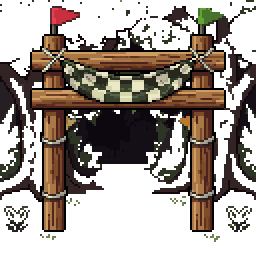
#> input picture kit/wk_r01/bg/arch/00.png, 128 x 128 px, found by its file name (shown 2 times larger)
$ python r38.py
#> lines starting #> are read from the running program, lines starting #| are printed output that depends on the picture
### kit/fork_race2/hook.py
"""Standard Code Name hook band (Bennett: the hook makes or breaks the video).
usage:
    import sys; sys.path.insert(0, '<scratchpad>/pixellab/safezone'); from hook import hook_layer
    HOOK, HOOK_BOTTOM = hook_layer(['WHICH JAR IS', "CYRUS'S?"], accent=1, color=(255,214,60))
    frame.alpha_composite(HOOK)      # draw LAST (on top of everything) every frame
    # put content below HOOK_BOTTOM (typically ~450-470) and above y=1500
lines: 1-2 short lines of the original hook. accent: index of the line drawn in `color` (others white), or None.
sub: optional small secondary line (>=34px), drawn under the main lines.
"""
from PIL import Image, ImageDraw, ImageFont
import os
FONT = os.path.join(os.path.dirname(__file__), '../../npmfont/ps/package/files/PressStart2P.ttf')
W, H = 1080, 1920
X0, X1, Y0 = 70, 1025, 262
def _fit(lines, maxw, hi=80, lo=48):
#> called with maxw = 915, hi = 80, lo = 48
    for s in range(hi, lo - 1, -2):
        f = ImageFont.truetype(FONT, s); d = ImageDraw.Draw(Image.new('L', (1, 1)))
        if all(d.textlength(l, font=f) + 2 * 9 <= maxw for l in lines): return f, s
    return ImageFont.truetype(FONT, lo), lo
# [20 lines left out: function hook_layer, not called in this run]
# [4 lines that do not run on import are left out]

### kit/fork_rc1/hook2.py
"""hook_layer with the comment prompt as a real second line of the band, at least 44px (RECUT_BRIEF rule).
Same look as safezone/hook.py; sub line is 44-52px, white, thinner stroke, separated by a thin divider."""
import sys, os
sys.path.insert(0, '/tmp/claude-0/-home-claude/3d9a853e-960c-501e-b487-63abffb4f487/scratchpad/pixellab/safezone')
from hook import _fit, FONT, W, H, X0, X1, Y0
from PIL import Image, ImageDraw, ImageFont
def hook_layer2(lines, accent=None, color=(255, 214, 60), sub=None, sub_color=(240, 240, 240), border=None, sub_max=52):
    lines = [l.upper() for l in lines][:2]
    f, s = _fit(lines, X1 - X0 - 40)
    gap = int(s * 0.38); pad = 26
    h = len(lines) * s + (len(lines) - 1) * gap + 2 * pad
    if sub:
        fs, ss = _fit([sub], X1 - X0 - 40, sub_max, 44)
        d0 = ImageDraw.Draw(Image.new('L', (1, 1)))
        assert d0.textlength(sub, font=fs) + 12 <= X1 - X0 - 30, ('sub too long for 44px', sub)
        h += ss + 34
    L = Image.new('RGBA', (W, H), (0, 0, 0, 0)); d = ImageDraw.Draw(L)
#> after `L = Image.new('RGBA', (W, H), (0, 0, 0, 0))`: L: PIL image 1080x1920 RGBA; every value is 0
    d.rounded_rectangle([X0, Y0, X1, Y0 + h], 22, fill=(14, 10, 24, 232), outline=border or color, width=6)
    y = Y0 + pad
    for i, l in enumerate(lines):
        c = color if accent == i else (255, 255, 255)
        w = d.textlength(l, font=f)
        d.text(((X0 + X1) / 2 - w / 2, y), l, font=f, fill=c, stroke_width=9, stroke_fill=(10, 6, 18))
        y += s + gap
#> this loop made 2 passes
#> w on passes 1 to 2: 806.5, 576.5
#> after the loop, y = 508
    if sub:
        y = y - gap + 14
#> y = 492
        d.line([(X0 + 60, y), (X1 - 60, y)], fill=(color if border is None else border)[:3] + (120,), width=3)
        y += 18
#> y = 510
        w = d.textlength(sub, font=fs)
#> w = 571.3
        d.text(((X0 + X1) / 2 - w / 2, y), sub, font=fs, fill=sub_color, stroke_width=6, stroke_fill=(10, 6, 18))
    return L, Y0 + h
# [3 lines that do not run on import are left out]

### kit/fork1/common.py
import os, glob, math, json, subprocess, random
from PIL import Image, ImageDraw, ImageFont, ImageEnhance, ImageFilter
SP = '/tmp/claude-0/-home-claude/3d9a853e-960c-501e-b487-63abffb4f487/scratchpad/'
FONT = SP + 'npmfont/ps/package/files/PressStart2P.ttf'; A = SP + 'pause/assets/'; PL = SP + 'pixellab/'
W, H, FPS = 1080, 1920, 30
_fc = {}
def F(s):
    if s not in _fc: _fc[s] = ImageFont.truetype(FONT, s)
    return _fc[s]
def crop(im): return im.crop(im.getbbox())
def up(im, k): return im.resize((max(1, int(im.width * k)), max(1, int(im.height * k))), Image.NEAREST)
def layer(img, fn):
    L = Image.new('RGBA', img.size, (0, 0, 0, 0)); fn(ImageDraw.Draw(L)); img.alpha_composite(L)
def ctext(d, x, y, t, f, fill=(255, 255, 255), sw=6, a=255, sc=(20, 15, 35)):
    w = d.textlength(t, font=f); d.text((x - w / 2, y), t, font=f, fill=tuple(fill[:3]) + (a,), stroke_width=sw, stroke_fill=tuple(sc[:3]) + (a,))
# [18 lines left out: functions text_layer, gif_frames, not called in this run]
IDLE_FILE = {'joy': 'idle_0.gif', 'cyrus': 'idle_1.gif', 'ray': 'idle_2.gif', 'cleo': 'idle_3.gif', 'hollow': 'idle_9.gif'}
# [4 lines left out: function idle, not called in this run]
VIC = {'joy': 'vic_Victory_Pose.gif', 'cyrus': 'vic_VictoryPose_1_2f3491a2-9eb4-4ed3-a96d-f50d84bb993a.gif', 'cleo': 'vic_victoryPose.gif', 'ray': 'vic_victoryPose_1.gif', 'hollow': 'hollow-victory.gif'}
def vic(g, h): return gif_frames(A + VIC[g], h=h)
def seq(d, k=2, lo=1, hi=None):
    fs = sorted(glob.glob(d + '/*.png'))[lo:hi]
    return [up(Image.open(p).convert('RGBA'), k) for p in fs]
GUMK = ['mush', 'acv', 'mel', 'cre', 'gold']
def gummy(kind, k=2): return up(Image.open(PL + f'gummies/pick_{kind}.png').convert('RGBA'), k)
# [10 lines left out: function bg_frames, not called in this run]
class Writer:
    def __init__(self, path):
        self.p = subprocess.Popen(['ffmpeg', '-y', '-loglevel', 'error', '-f', 'rawvideo', '-pix_fmt', 'rgb24', '-s', f'{W}x{H}', '-r', str(FPS), '-i', '-',
                                   '-c:v', 'libx264', '-preset', 'veryfast', '-crf', '18', '-pix_fmt', 'yuv420p', path], stdin=subprocess.PIPE)
    def write(self, img): self.p.stdin.write(img.convert('RGB').tobytes())
    def close(self): self.p.stdin.close(); self.p.wait()
# [9 lines left out: functions mix, ship, not called in this run]
def sheet(mp4, out, n=8, cols=8):
    d = float(subprocess.run(['ffprobe', '-v', 'error', '-show_entries', 'format=duration', '-of', 'csv=p=0', mp4], capture_output=True, text=True).stdout)
    subprocess.run(['ffmpeg', '-y', '-loglevel', 'error', '-i', mp4, '-vf', f'fps={n}/{d},scale=270:480,tile={cols}x{max(1, n // cols)}', '-frames:v', '1', out])

### kit/fork_rc5/v38/r38.py
import sys, os, math, json
sys.path.insert(0, '/tmp/claude-0/-home-claude/3d9a853e-960c-501e-b487-63abffb4f487/scratchpad/fork1'); from common import *
sys.path.insert(0, SP + 'fork_rc1'); from hook2 import hook_layer2
sys.path.insert(0, SP + 'fork_rc3'); from rc3 import acv_gummy_strong
os.chdir(os.path.dirname(os.path.abspath(__file__)))
import numpy as np
HOOK, HB = hook_layer2(['WHICH GUMMY FITS', 'THE OUTLINE?'], accent=1, sub='Comment A, B, C or D'); print('HB', HB)
#> after `HOOK, HB = hook_layer2(['WHICH GUMMY FITS', 'THE OUTLINE?'], accent=1,`:
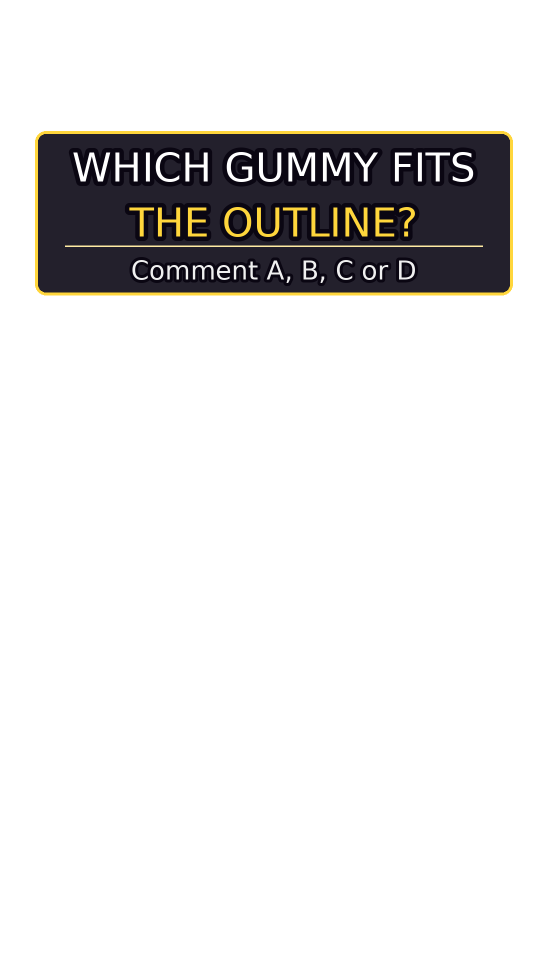
#> HOOK: PIL image 1080x1920 RGBA (shown at 1/2 size); mean R, G, B, A 7.3, 6.2, 6, 36.3; transparent parts drawn white
#> after `HOOK, HB = hook_layer2(['WHICH GUMMY FITS', 'THE OUTLINE?'], accent=1,`: HB = 590
BG = ImageEnhance.Brightness(up(Image.open(SP + 'fork3/tavern1/00.png').convert('RGBA'), 3)).enhance(0.62)
#> in up, `def up(im, k): return im.resize((max(1, int(im.width * k)), max(1, int..`:
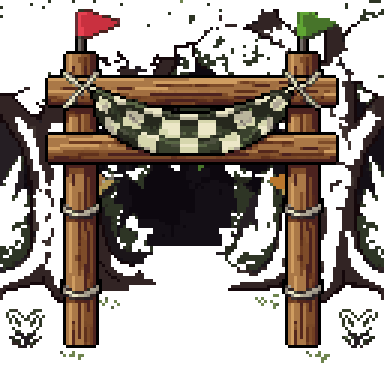
#> returned value: PIL image 384x384 RGBA; mean R, G, B, A 39.2, 29.7, 22.4, 130.6; transparent parts drawn white
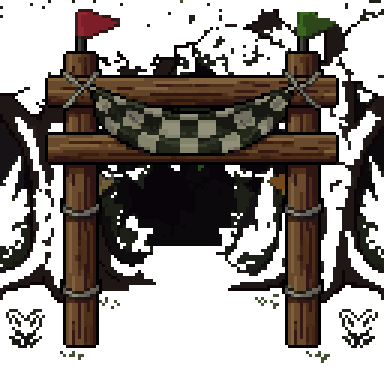
#> BG: PIL image 384x384 RGBA; mean R, G, B, A 24.2, 18.2, 13.7, 130.6; transparent parts drawn white
THINK = seq(SP + 'fork2/hollow_think', 4, 0, 9)   # 3x -> 4x
PED = [up(crop(Image.open(SP + f'fork2/pedestal/{i:02d}.png').convert('RGBA')), 2) for i in (0, 2, 4, 3)]
#> in crop, `def crop(im): return im.crop(im.getbbox())`:
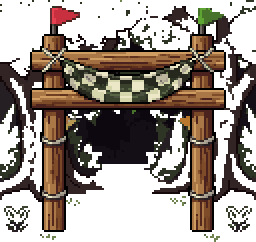
#> returned value: PIL image 128x121 RGBA (shown 2 times larger); mean R, G, B, A 41.5, 31.4, 23.7, 138.2; transparent parts drawn white
#> call 2 of up, with k = 2
#> in up (call 2), `def up(im, k): return im.resize((max(1, int(im.width * k)), max(1, int..`:
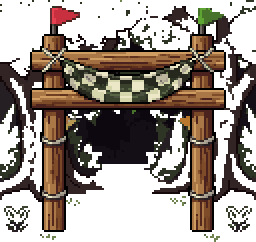
#> returned value: PIL image 256x242 RGBA; mean R, G, B, A 41.5, 31.4, 23.7, 138.2; transparent parts drawn white
#> (the run stopped early here; a loop or call above may not have finished)
